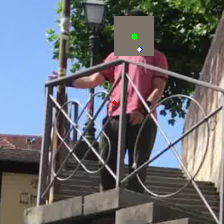

Generate this figure with Python:
"""
Predict the 2d location of an specific joint with SPIN and OpenPose. Compare the difference and SPIN Error
Example usage:
```
python3 sp_op/3dpw_test.py --checkpoint=/SPINH/data/model_checkpoint.pt --dataset=3dpw --log_freq=20
```
Running the above command will compute the MPJPE and Reconstruction Error on the Human3.6M dataset (Protocol I). The ```--dataset``` option can take different values based on the type of evaluation you want to perform:
1. Human3.6M Protocol 1 ```--dataset=h36m-p1```
2. Human3.6M Protocol 2 ```--dataset=h36m-p2```
3. 3DPW ```--dataset=3dpw```
4. LSP ```--dataset=lsp```
5. MPI-INF-3DHP ```--dataset=mpi-inf-3dhp```
"""
import torch
from torch.utils.data import DataLoader
import numpy as np
import cv2
import os
import argparse
import json
from collections import namedtuple
from tqdm import tqdm
import torchgeometry as tgm
import sys
sys.path.insert(0, '/SPINH')
import config
import constants
from models import hmr, SMPL
from datasets import BaseDataset
from utils.imutils import uncrop
from utils.pose_utils import reconstruction_error
import itertools
from utils.geometry import perspective_projection
from pytorchopenpose.src.body import Body
from utils.imutils import transform
from utils.geometry import estimate_translation_np
import matplotlib.pyplot as plt

# Define command-line arguments
parser = argparse.ArgumentParser()
parser.add_argument('--checkpoint', default=None, help='Path to network checkpoint')
parser.add_argument('--dataset', default='h36m-p1', choices=['h36m-p1', 'h36m-p2', 'lsp', '3dpw', 'mpi-inf-3dhp'], help='Choose evaluation dataset')
parser.add_argument('--log_freq', default=20 , type=int, help='Frequency of printing intermediate results')
parser.add_argument('--batch_size', default=1, help='Batch size for testing')
parser.add_argument('--shuffle', default=False, action='store_true', help='Shuffle data')
parser.add_argument('--num_workers', default=0, type=int, help='Number of processes for data loading')
parser.add_argument('--result_file', default=None, help='If set, save detections to a .npz file')
parser.add_argument('--occ_size', type=int, default='40')  # Size of occluding window
parser.add_argument('--pixel', type=int, default='0')  # Occluding window - pixel values
# parser.add_argument('--occ_joint', type=int, default='6')  # The joint you want to occlude

def denormalize(images):
    # De-normalizing the image
    device = torch.device('cuda') if torch.cuda.is_available() else torch.device('cpu')
    images = images * torch.tensor([0.229, 0.224, 0.225], device=device).reshape(1, 3, 1, 1)
    images = images + torch.tensor([0.485, 0.456, 0.406], device=device).reshape(1, 3, 1, 1)
    images = images.permute(0, 2, 3, 1).cpu().numpy()
    images = 255 * images[:, :,:,::-1]
    return images

def get_2d_projection(batch, joint_position):
    device = torch.device('cuda') if torch.cuda.is_available() else torch.device('cpu')
    joint_position = joint_position.to(device)
    camera_intrinsics = batch['camera_intrinsics'].to(device)
    camera_extrinsics = batch['camera_extrinsics'].to(device)
    batch_size = camera_intrinsics.shape[0]
    P = torch.matmul(camera_intrinsics, camera_extrinsics).to(device)
    temp = torch.ones((batch_size, joint_position.shape[1], 1)).double().to(device)
    X = torch.cat((joint_position, temp), 2)
    X = X.permute(0, 2, 1)
    p = torch.matmul(P, X)
    p = torch.div(p[:,:,:], p[:,2:3,:])
    p = p[:, [0,1], :]
    # Projected 2d coordinates on image p with the shape of (batch_size, 14, 2)
    p = p.permute(0, 2, 1).cpu().numpy()
    # Process 2d keypoints to match the processed images in the dataset
    center = batch['center'].to(device)
    scale = batch['scale'].to(device)
    res = [constants.IMG_RES, constants.IMG_RES]
    new_p = np.ones((batch_size,joint_position.shape[1],2))
    for i in range(batch_size):
        for j in range(p.shape[1]):
            temp = transform(p[i,j:j+1,:][0], center[i], scale[i], res, invert=0, rot=0)
            new_p[i,j,:] = temp
    return new_p

def get_occluded_imgs(batch, args, new_p, joint_index):
    # Get the image batch find the ground truth joint location and occlude it. This file uses the ground truth 3d joint
    # positions and projects them.
    occ_size = args.occ_size
    occ_pixel = args.pixel
    joint_idx = joint_index
    # Prepare the required parameters
    device = torch.device('cuda') if torch.cuda.is_available() else torch.device('cpu')
    # Occlude the Images at the joint position
    images = batch['img'].to(device)
    batch_size = images.shape[0]
    occ_images = images.clone()
    img_size = int(images[0].shape[-1])
    for i in range(batch_size):
        h_start = int(max(new_p[i, joint_idx, 1] - occ_size/2, 0))
        w_start = int(max(new_p[i, joint_idx, 0] - occ_size/2, 0))
        h_end = min(img_size, h_start + occ_size)
        w_end = min(img_size, w_start + occ_size)
        occ_images[i,0,h_start:h_end, w_start:w_end] = occ_pixel 
        occ_images[i,1,h_start:h_end, w_start:w_end] = occ_pixel
        occ_images[i,2,h_start:h_end, w_start:w_end] = occ_pixel
    return occ_images

def run_evaluation(model, joint_index, dataset_name, dataset, result_file,
                   batch_size=32, img_res=224, 
                   num_workers=1, shuffle=False, log_freq=20):
    """Run evaluation on the datasets and metrics we report in the paper. """

    device = torch.device('cuda') if torch.cuda.is_available() else torch.device('cpu')
    # Transfer model to the GPU
    model.to(device)
    # Load SMPL model
    smpl_neutral = SMPL(config.SMPL_MODEL_DIR,
                        create_transl=False).to(device)
    # Create dataloader for the dataset
    data_loader = DataLoader(dataset, batch_size=batch_size, shuffle=False, num_workers=num_workers)
    # Pose metrics
    # MPJPE and Reconstruction error for the non-parametric and parametric shapes
    mpjpe = np.zeros(len(dataset))
    sp_op = np.zeros(len(dataset))
    op_conf = np.zeros(len(dataset))

    # for step, batch in enumerate(tqdm(data_loader, desc='Eval', total=len(data_loader))):
    step = 0
    batch = next(itertools.islice(data_loader, step, None))
    # Get 3D GT from labels (accurate) and project to 2D
    gt_label_3d = batch['joint_position'].to(device)
    gt_label_3d = gt_label_3d.reshape(-1, 24, 3)
    joint_mapper_gt_label_3d = [8, 5, 2, 1, 4, 7, 21, 19, 17, 16, 18, 20, 12, 15, 6] # 6 is spine
    gt_label_3d = gt_label_3d[:, joint_mapper_gt_label_3d, :]
    gt_label_2d = get_2d_projection(batch, gt_label_3d)
    gt_label_2d = torch.tensor(gt_label_2d, dtype=torch.float).to(device)
    gt_spine_2d = gt_label_2d[:, [-1], :]
    occ_joint = False
    occ_joint_index = joint_index

    # Get the prediction
    if occ_joint:
        batch['img'] = get_occluded_imgs(batch, args, gt_label_2d, occ_joint_index)
    images = batch['img'].to(device)
    curr_batch_size = images.shape[0]
    with torch.no_grad():
        pred_rotmat, pred_betas, pred_camera = model(images)
        pred_output = smpl_neutral(betas=pred_betas, body_pose=pred_rotmat[:,1:], global_orient=pred_rotmat[:,0].unsqueeze(1), pose2rot=False)
        smpl_pred_joints = pred_output.joints
    
    # 2D projection of SPIN pred_keypoints and gt_keypoints
    focal_length = constants.FOCAL_LENGTH
    camera_center = torch.tensor([constants.IMG_RES // 2, constants.IMG_RES // 2])
    camera_translation = torch.stack([pred_camera[:,1], pred_camera[:,2], 2*constants.FOCAL_LENGTH/(constants.IMG_RES * pred_camera[:,0] +1e-9)],dim=-1)
    smpl_pred_keypoints_2d = perspective_projection(smpl_pred_joints,
                                        rotation=torch.eye(3, device=device).unsqueeze(0).expand(curr_batch_size, -1, -1),
                                        translation=camera_translation,
                                        focal_length=focal_length,
                                        camera_center=camera_center)
    smpl_pred_spine_2d = smpl_pred_keypoints_2d[:, [41], :]
    smpl_pred_keypoints_2d = smpl_pred_keypoints_2d - smpl_pred_spine_2d + gt_spine_2d 
    smpl_joint_map_op = [11, 10, 9, 12, 13, 14, 4, 3, 2, 5, 6, 7, 40, 0]
    smpl_joint_map_gt = [11, 10, 9, 12, 13, 14, 4, 3, 2, 5, 6, 7, 37, 42, 41]
    smpl_pred_keypoints_2d_op = smpl_pred_keypoints_2d[:, smpl_joint_map_op, :]
    smpl_pred_keypoints_2d_gt = smpl_pred_keypoints_2d[:, smpl_joint_map_gt, :]

    
    # OpenPose 2d joint prediction
    body_estimation = Body('pytorchopenpose/model/body_pose_model.pth')
    # De-normalizing the image
    images_ = denormalize(images)
    # candidate is (n, 4) teh 4 columns are the x, y, confidence, counter.
    # subset (1, 20) if joint is not found -1 else counter. The last element is the number of found joints 
    candidate_sorted_list = []
    op_confidence_list = []
    for i in range(curr_batch_size):
        candidate, subset = body_estimation(images_[i])
        if subset.shape[0] == 0:
            a = np.zeros((14,2))
            b = np.zeros((14,1))
            candidate_sorted_list.append(torch.tensor(a, dtype=torch.float))
            op_confidence_list.append(torch.tensor(b, dtype=torch.float))
            continue
        # Map openpose to smpl 14 joints
        map_op_smpl = [10, 9, 8, 11, 12, 13, 4, 3, 2, 5, 6, 7, 1, 0]
        # Choose the right person in multiple people images for OpenPose
        subset_error = []
        for j in range(subset.shape[0]):
            subset_sorted = subset[j][map_op_smpl].astype(int)
            candidate = np.vstack([candidate, [constants.IMG_RES/2, constants.IMG_RES/2, 0, -1]])
            candidate_sorted = candidate[subset_sorted]
            candidate_sorted_t = torch.tensor(candidate_sorted[:,:2], dtype=torch.float).to(device)
            error_s = torch.sqrt(((smpl_pred_keypoints_2d_op[i] - candidate_sorted_t) ** 2).sum(dim=-1)).mean(dim=-1).cpu().numpy()
            subset_error.append(error_s)
        subset_index = subset_error.index(min(subset_error))        
        
        subset_sorted = subset[subset_index][map_op_smpl].astype(int)
        candidate = np.vstack([candidate, [constants.IMG_RES/2, constants.IMG_RES/2, 0, -1]])
        candidate_sorted = candidate[subset_sorted]
        op_confidence = torch.tensor(candidate_sorted[:,2:3], dtype=torch.float)
        candidate_sorted_t = torch.tensor(candidate_sorted[:,:2], dtype=torch.float)
        candidate_sorted_list.append(candidate_sorted_t)
        op_confidence_list.append(op_confidence)
    candidate_sorted_t = torch.stack(candidate_sorted_list, dim=0).to(device)
    op_confidence_t = torch.stack(op_confidence_list, dim=0).to(device)

    op_spine = (((candidate_sorted_t[:, [2], :] + candidate_sorted_t[:, [3], :]) / 2) + candidate_sorted_t[:, [12], :]) / 2
    candidate_sorted_t = candidate_sorted_t - op_spine + gt_spine_2d
    # Normalize between -1 and 1
    candidate_sorted_t_n = torch.sub(candidate_sorted_t, (constants.IMG_RES/2))
    candidate_sorted_t_n = torch.div(candidate_sorted_t_n, (constants.IMG_RES/2))
    smpl_pred_keypoints_2d_n = torch.sub(smpl_pred_keypoints_2d, (constants.IMG_RES/2))
    smpl_pred_keypoints_2d_n = torch.div(smpl_pred_keypoints_2d_n, (constants.IMG_RES/2))
    gt_label_2d_n = torch.sub(gt_label_2d, (constants.IMG_RES/2))
    gt_label_2d_n = torch.div(gt_label_2d_n, (constants.IMG_RES/2))

    # Absolute error SPIN (MPJPE)
    error = torch.sqrt(((smpl_pred_keypoints_2d_n[:, joint_index, :] - gt_label_2d_n[:, joint_index, :]) ** 2).sum(dim=-1)).cpu().numpy()
    mpjpe[step * batch_size:step * batch_size + curr_batch_size] = error

    # SPIN - OpenPose (sp_op)
    error_ = torch.sqrt(((smpl_pred_keypoints_2d_n[:, joint_index, :] - candidate_sorted_t_n[:, joint_index, :]) ** 2).sum(dim=-1)).cpu().numpy()
    sp_op[step * batch_size:step * batch_size + curr_batch_size] = error_

    # OpenPose Confidence
    op_confidence_joint = op_confidence_t[:, joint_index, 0].cpu().numpy()
    op_conf[step * batch_size:step * batch_size + curr_batch_size] = op_confidence_joint

    # Print intermediate results during evaluation
    if step % log_freq == log_freq - 1:
        print('MPJPE: ' + str(1000 * mpjpe[:step * batch_size].mean()))
        print('sp_op: ' + str(1000 * sp_op[:step * batch_size].mean()))
        print()

    # Visualize
    candidate_sorted_t = candidate_sorted_t[0]
    gt_label_2d = gt_label_2d[0]
    smpl_pred_keypoints_2d = smpl_pred_keypoints_2d[0]
    image_test = images_[0]
    smpl_pred_keypoints_2d_gt = smpl_pred_keypoints_2d_gt[0]
    smpl_pred_keypoints_2d_op = smpl_pred_keypoints_2d_op[0]
    print(gt_label_2d.shape)
    for i in range(14):
        # i=joint_index
        cv2.circle(image_test, (int(gt_label_2d[i][0]), int(gt_label_2d[i][1])), 3, color = (0, 255, 0), thickness=-1)
        cv2.circle(image_test, (int(candidate_sorted_t[i][0]), int(candidate_sorted_t[i][1])), 2, color = (0, 0, 255), thickness=-1)
        cv2.circle(image_test, (int(smpl_pred_keypoints_2d_gt[i][0]), int(smpl_pred_keypoints_2d_gt[i][1])), 2, color = (255, 0, 0), thickness=-1)
        cv2.circle(image_test, (int(smpl_pred_keypoints_2d_op[i][0]), int(smpl_pred_keypoints_2d_op[i][1])), 2, color = (255, 255, 255), thickness=-1)
    # for i in range(15):
    #     cv2.circle(image_test, (int(smpl_pred_keypoints_2d_gt[i][0]), int(smpl_pred_keypoints_2d_gt[i][1])), 2, color = (255, 0, 0), thickness=-1)
    cv2.imwrite(f'sp_op/3dpw_test.png', image_test)

if __name__ == '__main__':
    args = parser.parse_args()
    model = hmr(config.SMPL_MEAN_PARAMS)
    device = torch.device('cuda') if torch.cuda.is_available() else torch.device('cpu')
    print(device)
    checkpoint = torch.load(args.checkpoint, map_location=device)
    model.load_state_dict(checkpoint['model'], strict=False)
    model.eval()

    # Setup evaluation dataset
    dataset = BaseDataset(None, args.dataset, is_train=False)
    print(len(dataset))
    # Run evaluation
    for i in range(13,14):
        print("joint_index = ", i)
        joint_index = i    
        run_evaluation(model, joint_index, args.dataset, dataset, args.result_file,
                    batch_size=args.batch_size,
                    shuffle=args.shuffle,
                    log_freq=args.log_freq)
